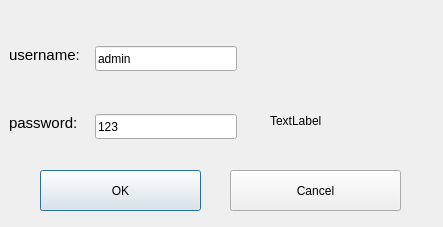
<?xml version="1.0" encoding="UTF-8"?>
<ui version="4.0">
 <class>Dialog</class>
 <widget class="QDialog" name="Dialog">
  <property name="geometry">
   <rect>
    <x>0</x>
    <y>0</y>
    <width>443</width>
    <height>227</height>
   </rect>
  </property>
  <property name="mouseTracking">
   <bool>false</bool>
  </property>
  <property name="windowTitle">
   <string>Welcome</string>
  </property>
  <property name="autoFillBackground">
   <bool>false</bool>
  </property>
  <widget class="QLabel" name="label">
   <property name="geometry">
    <rect>
     <x>9</x>
     <y>46</y>
     <width>71</width>
     <height>17</height>
    </rect>
   </property>
   <property name="font">
    <font>
     <pointsize>11</pointsize>
    </font>
   </property>
   <property name="text">
    <string>username:</string>
   </property>
  </widget>
  <widget class="QLineEdit" name="lineEditUser">
   <property name="geometry">
    <rect>
     <x>95</x>
     <y>46</y>
     <width>142</width>
     <height>25</height>
    </rect>
   </property>
   <property name="text">
    <string>admin</string>
   </property>
  </widget>
  <widget class="QLabel" name="label_2">
   <property name="geometry">
    <rect>
     <x>9</x>
     <y>114</y>
     <width>69</width>
     <height>17</height>
    </rect>
   </property>
   <property name="font">
    <font>
     <pointsize>11</pointsize>
    </font>
   </property>
   <property name="text">
    <string>password:</string>
   </property>
  </widget>
  <widget class="QLineEdit" name="lineEditPasswd">
   <property name="geometry">
    <rect>
     <x>95</x>
     <y>114</y>
     <width>142</width>
     <height>25</height>
    </rect>
   </property>
   <property name="text">
    <string>123</string>
   </property>
  </widget>
  <widget class="QPushButton" name="pushButtonOK">
   <property name="geometry">
    <rect>
     <x>40</x>
     <y>170</y>
     <width>161</width>
     <height>41</height>
    </rect>
   </property>
   <property name="text">
    <string>OK</string>
   </property>
  </widget>
  <widget class="QPushButton" name="pushButtonCancle">
   <property name="geometry">
    <rect>
     <x>230</x>
     <y>170</y>
     <width>171</width>
     <height>41</height>
    </rect>
   </property>
   <property name="text">
    <string>Cancel</string>
   </property>
  </widget>
  <widget class="QLabel" name="label_3">
   <property name="geometry">
    <rect>
     <x>270</x>
     <y>50</y>
     <width>201</width>
     <height>141</height>
    </rect>
   </property>
   <property name="text">
    <string>TextLabel</string>
   </property>
  </widget>
  <widget class="QLabel" name="label_img">
   <property name="geometry">
    <rect>
     <x>260</x>
     <y>10</y>
     <width>171</width>
     <height>131</height>
    </rect>
   </property>
   <property name="text">
    <string/>
   </property>
  </widget>
 </widget>
 <resources/>
 <connections>
  <connection>
   <sender>label</sender>
   <signal>linkHovered(QString)</signal>
   <receiver>lineEditUser</receiver>
   <slot>setText(QString)</slot>
   <hints>
    <hint type="sourcelabel">
     <x>75</x>
     <y>45</y>
    </hint>
    <hint type="destinationlabel">
     <x>159</x>
     <y>57</y>
    </hint>
   </hints>
  </connection>
  <connection>
   <sender>label_2</sender>
   <signal>linkActivated(QString)</signal>
   <receiver>lineEditPasswd</receiver>
   <slot>setText(QString)</slot>
   <hints>
    <hint type="sourcelabel">
     <x>73</x>
     <y>95</y>
    </hint>
    <hint type="destinationlabel">
     <x>166</x>
     <y>110</y>
    </hint>
   </hints>
  </connection>
 </connections>
</ui>
